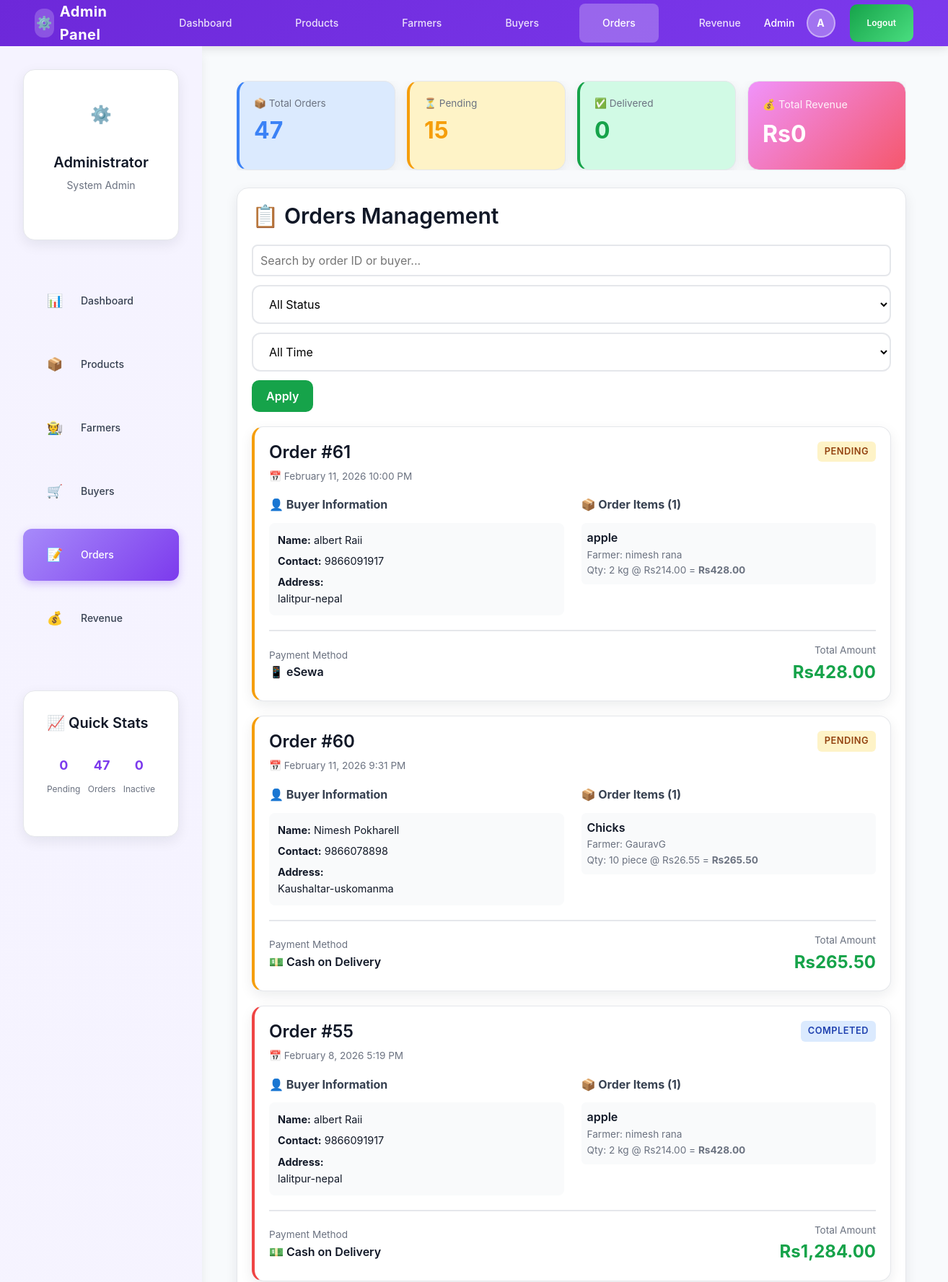
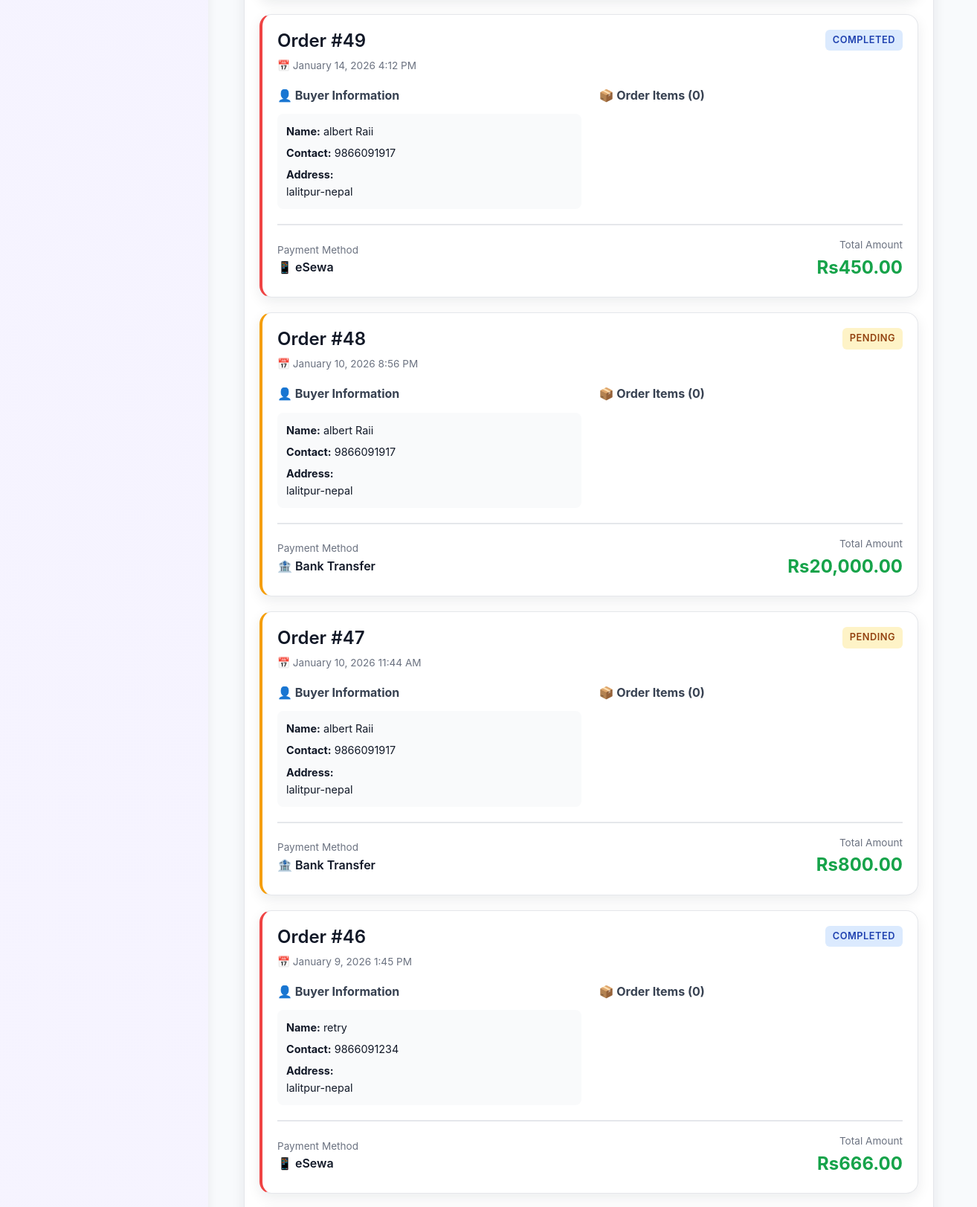
The app's page /LocalFarmerMarket2/admin/orders.php (signed in, upper part) with its own data (2 pictures, top to bottom).
### tables this page shows
CREATE TABLE `orders` (
  `order_id` int(11) NOT NULL,
  `buyer_id` int(11) DEFAULT NULL,
  `total_amount` decimal(10,2) NOT NULL,
  `order_date` datetime DEFAULT current_timestamp(),
  `status` enum('Pending','Processing','Completed','Cancelled') DEFAULT 'Pending',
  `payment_method` enum('cash_on_delivery','esewa','khalti','bank_transfer') DEFAULT 'cash_on_delivery',
  `payment_status` enum('pending','paid','failed') DEFAULT 'pending',
  `payment_reference` varchar(100) DEFAULT NULL,
  `delivery_notes` text DEFAULT NULL,
  `updated_at` timestamp NOT NULL DEFAULT current_timestamp() ON UPDATE current_timestamp(),
  `estimated_delivery_date` date DEFAULT NULL,
  `actual_delivery_date` date DEFAULT NULL,
  `tracking_number` varchar(100) DEFAULT NULL
);

CREATE TABLE `buyer` (
  `buyer_id` int(11) NOT NULL,
  `name` varchar(100) NOT NULL,
  `contact` varchar(15) NOT NULL,
  `address` varchar(255) NOT NULL,
  `password` varchar(255) NOT NULL,
  `created_at` timestamp NOT NULL DEFAULT current_timestamp(),
  `is_active` tinyint(1) DEFAULT 1
);

CREATE TABLE `order_details` (
  `order_detail_id` int(11) NOT NULL,
  `order_id` int(11) NOT NULL,
  `product_id` int(11) NOT NULL,
  `quantity` int(11) NOT NULL,
  `price` decimal(10,2) NOT NULL,
  `farmer_price` decimal(10,2) NOT NULL,
  `admin_price` decimal(10,2) NOT NULL,
  `profit_per_unit` decimal(10,2) NOT NULL DEFAULT 0.00
);

CREATE TABLE `products` (
  `product_id` int(11) NOT NULL,
  `farmer_id` int(11) NOT NULL,
  `product_name` varchar(150) NOT NULL,
  `description` text DEFAULT NULL,
  `price` decimal(10,2) NOT NULL,
  `quantity` int(11) NOT NULL,
  `total_stock` int(11) DEFAULT 0,
  `sold_quantity` int(11) NOT NULL DEFAULT 0,
  `category` varchar(100) NOT NULL,
  `category_id` int(11) DEFAULT NULL,
  `image` varchar(255) DEFAULT NULL,
  `unit` varchar(50) DEFAULT 'kg',
  `created_at` timestamp NOT NULL DEFAULT current_timestamp(),
  `updated_at` timestamp NOT NULL DEFAULT current_timestamp() ON UPDATE current_timestamp(),
  `status` enum('pending','approved','rejected') DEFAULT 'pending',
  `admin_notes` text DEFAULT NULL,
  `admin_id` int(11) DEFAULT NULL,
  `is_active` tinyint(1) DEFAULT 1,
  `deleted_at` timestamp NULL DEFAULT NULL,
  `approval_status` enum('pending','approved','rejected') DEFAULT 'pending',
  `admin_price` decimal(10,2) DEFAULT NULL,
  `commission_rate` decimal(5,2) DEFAULT 5.00 COMMENT 'Commission percentage (5-10%)',
  `approved_by` int(11) DEFAULT NULL,
  `approved_at` datetime DEFAULT NULL,
  `rejection_reason` text DEFAULT NULL
);

CREATE TABLE `farmer` (
  `farmer_id` int(11) NOT NULL,
  `name` varchar(100) NOT NULL,
  `contact` varchar(15) NOT NULL,
  `address` varchar(255) NOT NULL,
  `farm_type` varchar(100) DEFAULT NULL,
  `password` varchar(255) NOT NULL,
  `created_at` timestamp NOT NULL DEFAULT current_timestamp(),
  `is_active` tinyint(1) DEFAULT 1
);

### LocalFarmerMarket2/admin/orders.php (the view, shortened to what this page needs)
<?php
require_once '../db.php';
$search = trim($_GET['search'] ?? '');
$sql = "SELECT o.*, b.name as buyer_name, b.contact as buyer_contact, b.address as buyer_address,
        (SELECT COUNT(*) FROM order_details WHERE order_id = o.order_id) as item_count
        FROM orders o
        JOIN buyer b ON o.buyer_id = b.buyer_id
        WHERE 1=1";
$sql .= " ORDER BY o.order_date DESC";
$stmt = $conn->prepare($sql);
$stmt->execute();
$orders = $stmt->get_result()->fetch_all(MYSQLI_ASSOC);
$stats = [
    'total' => $conn->query("SELECT COUNT(*) as c FROM orders")->fetch_assoc()['c'],
    'pending' => $conn->query("SELECT COUNT(*) as c FROM orders WHERE status = 'Pending'")->fetch_assoc()['c'],
    'delivered' => $conn->query("SELECT COUNT(*) as c FROM orders WHERE status = 'Delivered'")->fetch_assoc()['c'],
    'total_revenue' => $conn->query("SELECT SUM(total_amount) as t FROM orders WHERE status = 'Delivered'")->fetch_assoc()['t'] ?? 0
];
function get_order_items($conn, $order_id) {
    $stmt = $conn->prepare("SELECT od.*, p.product_name, p.unit, f.name as farmer_name
                            FROM order_details od
                            JOIN products p ON od.product_id = p.product_id
                            JOIN farmer f ON p.farmer_id = f.farmer_id
                            WHERE od.order_id = ?");
    $stmt->bind_param("i", $order_id);
    $stmt->execute();
    $result = $stmt->get_result()->fetch_all(MYSQLI_ASSOC);
    return $result;
}
?>
<?php include 'includes/header.php'; ?>
<div class="main-wrapper">
  <?php include 'includes/sidebar.php'; ?>
  <div class="main-content">
  <div style="max-width:1400px;margin:0 auto">
    <div style="display:flex;gap:16px;margin-bottom:24px;flex-wrap:nowrap;overflow-x:auto;align-items:stretch">
      <div class="card" style="background:#dbeafe;border-left:4px solid #3b82f6;min-width:220px;flex:1 0 220px">
        <div class="small-muted">📦 Total Orders</div>
        <div style="font-size:2rem;font-weight:700;color:#3b82f6"><?php echo $stats['total']; ?></div>
      </div>
      <div class="card" style="background:#fef3c7;border-left:4px solid #f59e0b;min-width:220px;flex:1 0 220px">
        <div class="small-muted">⏳ Pending</div>
        <div style="font-size:2rem;font-weight:700;color:#f59e0b"><?php echo $stats['pending']; ?></div>
      </div>
      <div class="card" style="background:#d1fae5;border-left:4px solid #16a34a;min-width:220px;flex:1 0 220px">
        <div class="small-muted">✅ Delivered</div>
        <div style="font-size:2rem;font-weight:700;color:#16a34a"><?php echo $stats['delivered']; ?></div>
      </div>
      <div class="card" style="background:linear-gradient(135deg, #f093fb 0%, #f5576c 100%);color:white;min-width:220px;flex:1 0 220px">
        <div class="small" style="opacity:0.9">💰 Total Revenue</div>
        <div style="font-size:2rem;font-weight:700;margin:4px 0">Rs<?php echo number_format($stats['total_revenue'], 0); ?></div>
      </div>
    </div>
    <div class="card">
      <h2 style="margin-top:0">📋 Orders Management</h2>
      <div style="display:flex;gap:12px;margin-bottom:20px;flex-wrap:wrap">
        <input type="text" id="searchInput" placeholder="Search by order ID or buyer..."
               value="<?php echo htmlspecialchars($search); ?>"
               style="flex:1;min-width:200px;padding:10px;border:2px solid #e5e7eb;border-radius:8px">
        <select id="statusFilter" class="select">
          <option value="">All Status</option>
        </select>
        <select id="dateFilter" class="select">
          <option value="">All Time</option>
        </select>
        <button class="btn btn-primary" onclick="applyFilters()">Apply</button>
      </div>
      <?php if (!empty($orders)): ?>
        <?php foreach ($orders as $order): ?>
          <?php $items = get_order_items($conn, $order['order_id']); ?>
          <div class="card" style="margin-bottom:20px;border-left:4px solid
            <?php
            switch($order['status']) {
              case 'Pending': echo '#f59e0b'; break;
              default: echo '#ef4444';
            }
            ?>">
            <div style="display:flex;justify-content:space-between;align-items:start;margin-bottom:16px;flex-wrap:wrap;gap:12px">
              <div>
                <h3 style="margin:0 0 8px 0">Order #<?php echo htmlspecialchars($order['order_id']); ?></h3>
                <div class="small-muted">
                  📅 <?php echo date('F j, Y g:i A', strtotime($order['order_date'])); ?>
                </div>
              </div>
              <span class="badge badge-<?php
                echo $order['status'] === 'Delivered' ? 'success' :
                     ($order['status'] === 'Pending' ? 'warning' :
                     ($order['status'] === 'Cancelled' ? 'danger' : 'info'));
              ?>">
                <?php echo htmlspecialchars($order['status']); ?>
              </span>
            </div>
            <div style="display:grid;grid-template-columns:1fr 1fr;gap:24px;margin-bottom:20px">
              <div>
                <div style="font-weight:700;margin-bottom:12px;color:#374151">👤 Buyer Information</div>
                <div style="padding:12px;background:#f9fafb;border-radius:8px">
                  <div class="small" style="margin-bottom:6px">
                    <strong>Name:</strong> <?php echo htmlspecialchars($order['buyer_name']); ?>
                  </div>
                  <div class="small" style="margin-bottom:6px">
                    <strong>Contact:</strong> <?php echo htmlspecialchars($order['buyer_contact']); ?>
                  </div>
                  <div class="small">
                    <strong>Address:</strong><br>
                    <?php echo nl2br(htmlspecialchars($order['buyer_address'])); ?>
                  </div>
                </div>
              </div>
              <div>
                <div style="font-weight:700;margin-bottom:12px;color:#374151">📦 Order Items (<?php echo count($items); ?>)</div>
                <?php foreach ($items as $item): ?>
                  <div style="padding:8px;background:#f9fafb;border-radius:6px;margin-bottom:6px">
                    <div style="font-weight:600"><?php echo htmlspecialchars($item['product_name']); ?></div>
                    <div class="small-muted">
                      Farmer: <?php echo htmlspecialchars($item['farmer_name']); ?>
                    </div>
                    <div class="small-muted">
                      Qty: <?php echo $item['quantity']; ?> <?php echo htmlspecialchars($item['unit']); ?>
                      @ Rs<?php echo number_format($item['price'], 2); ?>
                      = <strong>Rs<?php echo number_format($item['quantity'] * $item['price'], 2); ?></strong>
                    </div>
                  </div>
                <?php endforeach; ?>
              </div>
            </div>
            <div style="padding-top:16px;border-top:2px solid #e5e7eb;display:flex;justify-content:space-between;align-items:center;flex-wrap:wrap;gap:12px">
              <div>
                <div class="small-muted">Payment Method</div>
                <div style="font-weight:600">
                  <?php
                  $payment_methods = [
                    'cash_on_delivery' => '💵 Cash on Delivery',
                    'esewa' => '📱 eSewa',
                    'khalti' => '💰 Khalti',
                    'bank_transfer' => '🏦 Bank Transfer'
                  ];
                  echo $payment_methods[$order['payment_method']] ?? $order['payment_method'];
                  ?>
                </div>
              </div>
              <div style="text-align:right">
                <div class="small-muted">Total Amount</div>
                <div style="font-size:1.5rem;font-weight:700;color:#16a34a">
                  Rs<?php echo number_format($order['total_amount'], 2); ?>
                </div>
              </div>
            </div>
          </div>
        <?php endforeach; ?>
      <?php endif; ?>
    </div>
  </div>
  </div>
</div>
</body>
</html>

### LocalFarmerMarket2/assets/css/admin.css (style rules this page uses)
.main-wrapper { display: flex !important; flex-direction: row !important; margin: 0 !important; padding: 0 !important; }
.main-content { margin-left: 0 !important; margin-top: 0 !important; margin: 0 !important; padding: var(--space-2xl) !important; min-height: auto !important; }
html { height: 100%; margin: 0; padding: 0; }
body { display: flex; flex-direction: column; height: 100vh; margin: 0; padding: 0; background: var(--bg-secondary); }

### LocalFarmerMarket2/assets/css/style.css (style rules this page uses)
:root { --accent: #16a34a; --accent-dark: #15803d; --accent-light: #22c55e; --muted: #6b7280; --bg: #f8fafc; --card: #ffffff; --danger: #ef4444; --warning: #f59e0b; --info: #3b82f6; --success: #10b981; --border: #e5e7eb; --shadow: 0 6px 18px rgba(15, 23, 42, 0.08); --shadow-hover: 0 12px 28px rgba(15, 23, 42, 0.12); }
* { box-sizing: border-box; }
body { font-family: 'Inter', -apple-system, BlinkMacSystemFont, 'Segoe UI', Arial, sans-serif; background: var(--bg); margin: 0; color: #111827; line-height: 1.6; }
.card { background: var(--card); border-radius: 16px; padding: 20px; box-shadow: var(--shadow); transition: box-shadow 0.3s; }
.card h2, .card h3, .card h4 { margin-top: 0; color: #111827; }
.card h2 { margin-bottom: 20px; }
.card h3 { margin-bottom: 16px; }
.btn { padding: 12px 20px; border-radius: 10px; border: none; cursor: pointer; font-weight: 600; text-decoration: none; display: inline-block; font-size: 1rem; transition: all 0.2s; text-align: center; }
.btn-primary { background: var(--accent); color: white; }
.select { padding: 14px 18px; border-radius: 12px; border: 2px solid #e5e7eb; font-size: 1rem; min-width: 180px; cursor: pointer; transition: all 0.3s; background: white; }
.badge { display: inline-block; padding: 4px 10px; border-radius: 6px; font-size: 0.8rem; font-weight: 600; }
.badge-warning { background: #fef3c7; color: #92400e; }
.badge-info { background: #dbeafe; color: #1e40af; }
input[type="text"], input[type="number"], input[type="email"], input[type="password"], input[type="date"], input[type="file"], textarea, select { width: 100%; padding: 12px 16px; border: 2px solid #e5e7eb; border-radius: 10px; font-family: inherit; font-size: 1rem; transition: all 0.3s; }
.small { font-size: 0.9rem; }
.small-muted { font-size: 0.85rem; color: var(--muted); }

### records on screen
orders: order_id "61", order_date "February 11, 2026 10:00 PM", status "PENDING", buyer.name "albert Raii", buyer.contact "9866091917", buyer.address "lalitpur-nepal", count($items) "1", payment_method "📱 eSewa", total_amount "428.00"
order_details: product.product_name "apple", farmer.name "nimesh rana", quantity "2", product.unit "kg", price "214.00", $item['quantity'] * $item['price'] "428.00"
orders: order_id "60", order_date "February 11, 2026 9:31 PM", status "PENDING", buyer.name "Nimesh Pokharell", buyer.contact "9866078898", buyer.address "Kaushaltar-uskomanma", count($items) "1", payment_method "💵 Cash on Delivery", total_amount "265.50"
order_details: product.product_name "Chicks", farmer.name "GauravG", quantity "10", product.unit "piece", price "26.55", $item['quantity'] * $item['price'] "265.50"
orders: order_id "55", order_date "February 8, 2026 5:19 PM", status "COMPLETED", buyer.name "albert Raii", buyer.contact "9866091917", buyer.address "lalitpur-nepal", count($items) "1", payment_method "💵 Cash on Delivery", total_amount "1,284.00"
order_details: product.product_name "apple", farmer.name "nimesh rana", quantity "2", product.unit "kg", price "214.00", $item['quantity'] * $item['price'] "428.00"
orders: order_id "49", order_date "January 14, 2026 4:12 PM", status "COMPLETED", buyer.name "albert Raii", buyer.contact "9866091917", buyer.address "lalitpur-nepal", count($items) "0", payment_method "📱 eSewa", total_amount "450.00"
orders: order_id "48", order_date "January 10, 2026 8:56 PM", status "PENDING", buyer.name "albert Raii", buyer.contact "9866091917", buyer.address "lalitpur-nepal", count($items) "0", payment_method "🏦 Bank Transfer", total_amount "20,000.00"
orders: order_id "47", order_date "January 10, 2026 11:44 AM", status "PENDING", buyer.name "albert Raii", buyer.contact "9866091917", buyer.address "lalitpur-nepal", count($items) "0", payment_method "🏦 Bank Transfer", total_amount "800.00"
orders: order_id "46", order_date "January 9, 2026 1:45 PM", status "COMPLETED", buyer.name "retry", buyer.contact "9866091234", buyer.address "lalitpur-nepal", count($items) "0", payment_method "📱 eSewa", total_amount "666.00"

### other values on screen
$admin_name "Admin"
$admin_initial "A"
$_SESSION['admin_name'] "Administrator"
$pending_products "0"
$total_orders "47"
$pending_farmers "0"
$stats['total'] "47"
$stats['pending'] "15"
$stats['delivered'] "0"
$stats['total_revenue'] "0"
